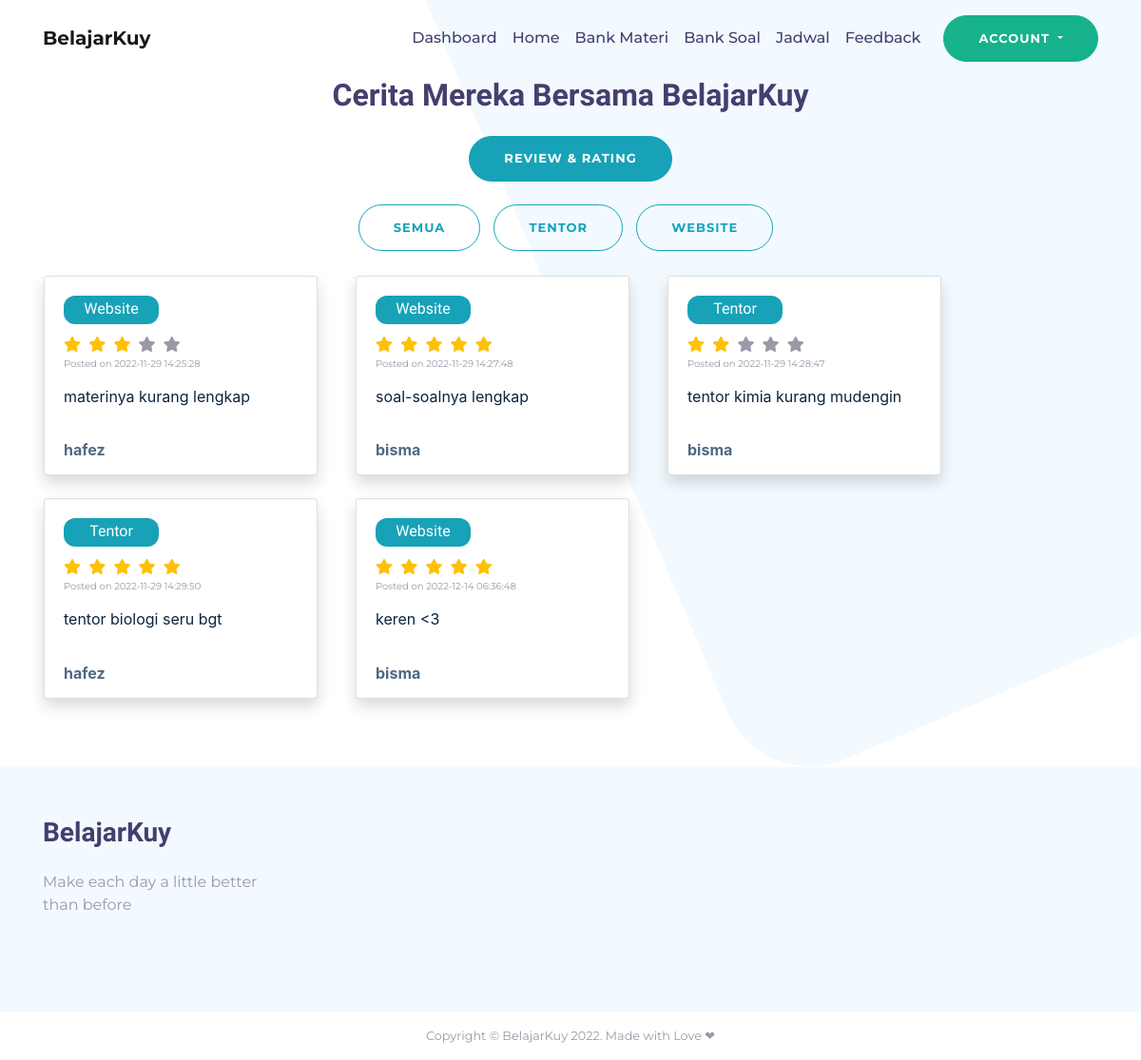
Page /feedback/index.php (signed in) on the committed database.
### tables this page shows
CREATE TABLE `feedback` (
  `id_review` int(3) NOT NULL,
  `username` varchar(24) NOT NULL,
  `user_review` text NOT NULL,
  `date` datetime NOT NULL,
  `type_review` varchar(20) NOT NULL,
  `rating` int(1) NOT NULL
);

### feedback/index.php (the view, shortened to what this page needs)
<?php
include('../inc/header.php');
include('../config/connect.php');
?>
<div class="position-relative">
  <div class="container pb-5">
    <div class="row mb-3">
      <div class="col-12 text-center">
        <h2 class="font-weight-bold mb-6 pb-3">Cerita Mereka Bersama BelajarKuy</h2>
        <button type="button" name="add_review" id="add_review" class="btn btn-info mb-4">Review & Rating</button>
      </div>
      <div class="col d-flex align-center justify-content-center">
        <form action="" method="GET">
          <button type="submit" class="btn btn-outline-info" name="cari_semua" style="margin-bottom:10px;margin-right:10px;">Semua</button>
          <button type="submit" class="btn btn-outline-info" name="cari_tentor" style="margin-bottom:10px;margin-right:10px;">Tentor</button>
          <button type="submit" class="btn btn-outline-info" name="cari_website" style="margin-bottom:10px;margin-right:10px;">Website</button>
        </form>
      </div>
    </div>
    <div class="row">
      <?php
      $sql = "select * from feedback order by id_review desc";
      $query = mysqli_query($conn, $sql);
      if (isset($_GET['cari_tentor'])) {
        $query = mysqli_query($conn, "select * from feedback where type_review = 'Tentor'");
      } else if (isset($_GET['cari_website'])) {
        $query = mysqli_query($conn, "select * from feedback where type_review = 'Website'");
      } else {
        $query = mysqli_query($conn, "select * from feedback");
      }
      while ($row = mysqli_fetch_array($query)) {
      ?>
        <div class="card-container">
          <div class="card mr-4 shadow mb-4 mx-3" style="width: 18rem;">
            <div class="bs">
              <p name="choose" class="pchoose"><?php echo "$row[type_review]" ?></p>
            </div>
            <div class="card-body tampil">
              <?php
              if ($row['rating'] == 1) {
              ?>
                <i class="fas fa-star star-light tampil_star mr-1 text-warning" id="tampil_star_1"></i>
                <i class="fas fa-star star-light tampil_star mr-1" id="tampil_star_2"></i>
                <i class="fas fa-star star-light tampil_star mr-1" id="tampil_star_3"></i>
                <i class="fas fa-star star-light tampil_star mr-1" id="tampil_star_4"></i>
                <i class="fas fa-star star-light tampil_star mr-1" id="tampil_star_5"></i>
              <?php
              } else if ($row['rating'] == 2) {
              ?>
                <i class="fas fa-star star-light tampil_star mr-1 text-warning" id="tampil_star_1"></i>
                <i class="fas fa-star star-light tampil_star mr-1 text-warning" id="tampil_star_2"></i>
                <i class="fas fa-star star-light tampil_star mr-1" id="tampil_star_3"></i>
                <i class="fas fa-star star-light tampil_star mr-1" id="tampil_star_4"></i>
                <i class="fas fa-star star-light tampil_star mr-1" id="tampil_star_5"></i>
              <?php
              } else if ($row['rating'] == 3) {
              ?>
                <i class="fas fa-star star-light tampil_star mr-1 text-warning" id="tampil_star_1"></i>
                <i class="fas fa-star star-light tampil_star mr-1 text-warning" id="tampil_star_2"></i>
                <i class="fas fa-star star-light tampil_star mr-1 text-warning" id="tampil_star_3"></i>
                <i class="fas fa-star star-light tampil_star mr-1" id="tampil_star_4"></i>
                <i class="fas fa-star star-light tampil_star mr-1" id="tampil_star_5"></i>
              <?php
              } else {
              ?>
                <i class="fas fa-star star-light tampil_star mr-1 text-warning" id="tampil_star_1"></i>
                <i class="fas fa-star star-light tampil_star mr-1 text-warning" id="tampil_star_2"></i>
                <i class="fas fa-star star-light tampil_star mr-1 text-warning" id="tampil_star_3"></i>
                <i class="fas fa-star star-light tampil_star mr-1 text-warning" id="tampil_star_4"></i>
                <i class="fas fa-star star-light tampil_star mr-1 text-warning" id="tampil_star_5"></i>
              <?php
              }
              ?>
              <p class="date">
                Posted on <?php echo "$row[date]" ?>
              </p>
              <p class="rev card-text">
                <?php echo "$row[user_review]" ?>
              </p>
            </div>
            <div class="row">
              <div class="nu col">
                <p><?php echo "$row[username]" ?></p>
              </div>
              <div class="col">
              </div>
            </div>
          </div>
        </div>
      <?php
      }
      ?>
    </div>
  </div>
</div>
<?php
include('../inc/footer.php');
?>

### style.css (style rules this page uses)
body { font-family: 'Montserrat', sans-serif; color: #9d97a9; }
h1, h2, h3, h4, h5, h6 { font-family: 'Alata', sans-serif; color: #453e6e; }
.btn { padding: 13.5px 36px; font-weight: 700; border-radius: 30px; font-size: 13px; letter-spacing: 1px; text-transform: uppercase; }

### feedback/index.php (style rules this page uses)
.bs { width: 100px; height: 30px; margin: 10px; margin-top: 20px; margin-left: 20px; background-color: #17a2b8; border-radius: 12px; text-align: center; }
.pchoose { margin: 2px; color: white; font-family: 'Alata', sans-serif; font-weight: 500; }
.nu p { font-family: Inter; font-style: normal; font-weight: 700; font-size: 16px; line-height: 125%; color: #506982; margin-left: 20px; margin-top: 15px; }
.rev { font-family: Inter; font-style: normal; font-weight: 400; font-size: 16px; line-height: 140%; color: #0a2540; align-self: stretch; margin-top: 10px; }
.tampil { margin-top: -20px; }
p.date { font-size: 10px; }

### rows in the picture
feedback: type_review "Website", rating 3 (drawn), date "2022-11-29 14:25:28", user_review "materinya kurang lengkap", username "hafez"
feedback: type_review "Website", date "2022-11-29 14:27:48", user_review "soal-soalnya lengkap", username "bisma"
feedback: type_review "Tentor", rating 2 (drawn), date "2022-11-29 14:28:47", user_review "tentor kimia kurang mudengin", username "bisma"
feedback: type_review "Tentor", date "2022-11-29 14:29:50", user_review "tentor biologi seru bgt", username "hafez"
feedback: type_review "Website", date "2022-12-14 06:36:48", user_review "keren <3", username "bisma"
